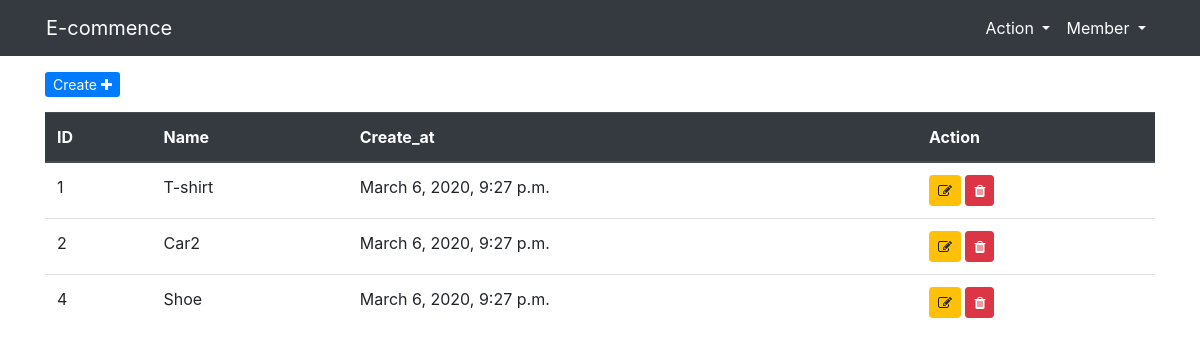
Page /cat/ on the committed database.
### category/models.py (models this page shows)
class Category(models.Model):
    name=models.CharField(max_length=255)
    create_at=models.DateTimeField(auto_now_add=True)

### category/views.py (the view)
# urls.py: path('cat/',cat_view.all,name="cat-all"),
def all(request):
    return render(request,"category/all.html",{"cats":Category.objects.all()})

### category/templates/category/all.html
{% extends 'category/base.html'%}
{% block content %}
<div class="container my-3">
  <a href="{% url 'cat-create' %}" class="bnt btn-primary btn-sm ">Create <i class="fa fa-plus"></i></a>
    <table class="table mt-3">
        <thead class="thead-dark">
          <tr>
            <th scope="col">ID</th>
            <th scope="col">Name</th>
            <th scope="col">Create_at</th>
            <th scope="col">Action</th>
          </tr>
        </thead>
        <tbody>
        {% for cat in cats%}
          <tr>
            <td>{{cat.id}}</td>
            <td>{{cat.name}}</td>
            <td>{{cat.create_at}}</td>
            <td>
                <a href="{% url 'cat-edit' cat.id %}" class="btn btn-warning btn-sm"><i class="fa fa-edit"></i></a>
                <a href="{% url 'cat-delete' cat.id cat.name %}" class="btn btn-danger btn-sm"><i class="fa fa-trash"></i></a>
            </td>
          </tr>
          {% endfor %}
        </tbody>
      </table>
</div>
{% endblock %}

### rows in the picture
Category: id "1", name "T-shirt", create_at "March 6, 2020, 9:27 p.m."
Category: id "2", name "Car2", create_at "March 6, 2020, 9:27 p.m."
Category: id "4", name "Shoe", create_at "March 6, 2020, 9:27 p.m."
